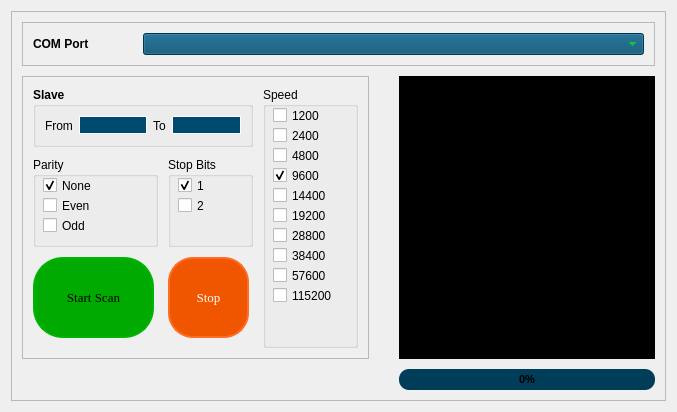
      <widget class="QWidget" name="tab_scan">
       <attribute name="title">
        <string>ModBus Scan</string>
       </attribute>
       <layout class="QHBoxLayout" name="horizontalLayout_3">
        <item>
         <widget class="QFrame" name="frame_5">
          <property name="sizePolicy">
           <sizepolicy hsizetype="Preferred" vsizetype="Preferred">
            <horstretch>0</horstretch>
            <verstretch>0</verstretch>
           </sizepolicy>
          </property>
          <property name="contextMenuPolicy">
           <enum>Qt::NoContextMenu</enum>
          </property>
          <property name="frameShape">
           <enum>QFrame::StyledPanel</enum>
          </property>
          <property name="frameShadow">
           <enum>QFrame::Raised</enum>
          </property>
          <layout class="QGridLayout" name="gridLayout_6">
           <property name="leftMargin">
            <number>10</number>
           </property>
           <property name="topMargin">
            <number>10</number>
           </property>
           <property name="rightMargin">
            <number>10</number>
           </property>
           <property name="bottomMargin">
            <number>10</number>
           </property>
           <property name="spacing">
            <number>10</number>
           </property>
           <item row="1" column="0" rowspan="3">
            <widget class="QFrame" name="frame_7">
             <property name="sizePolicy">
              <sizepolicy hsizetype="Fixed" vsizetype="Fixed">
               <horstretch>0</horstretch>
               <verstretch>0</verstretch>
              </sizepolicy>
             </property>
             <property name="contextMenuPolicy">
              <enum>Qt::NoContextMenu</enum>
             </property>
             <property name="styleSheet">
              <string notr="true"/>
             </property>
             <property name="frameShape">
              <enum>QFrame::StyledPanel</enum>
             </property>
             <property name="frameShadow">
              <enum>QFrame::Raised</enum>
             </property>
             <layout class="QGridLayout" name="gridLayout_5">
              <property name="sizeConstraint">
               <enum>QLayout::SetDefaultConstraint</enum>
              </property>
              <property name="leftMargin">
               <number>10</number>
              </property>
              <property name="topMargin">
               <number>10</number>
              </property>
              <property name="rightMargin">
               <number>10</number>
              </property>
              <property name="bottomMargin">
               <number>10</number>
              </property>
              <property name="spacing">
               <number>10</number>
              </property>
              <item row="1" column="0">
               <widget class="QGroupBox" name="groupBox_parity">
                <property name="minimumSize">
                 <size>
                  <width>0</width>
                  <height>90</height>
                 </size>
                </property>
                <property name="title">
                 <string>Parity</string>
                </property>
                <widget class="QCheckBox" name="check_box_none_3">
                 <property name="geometry">
                  <rect>
                   <x>10</x>
                   <y>20</y>
                   <width>62</width>
                   <height>17</height>
                  </rect>
                 </property>
                 <property name="text">
                  <string>None</string>
                 </property>
                 <property name="checked">
                  <bool>true</bool>
                 </property>
                 <property name="autoRepeat">
                  <bool>false</bool>
                 </property>
                 <property name="autoExclusive">
                  <bool>false</bool>
                 </property>
                 <property name="tristate">
                  <bool>false</bool>
                 </property>
                </widget>
                <widget class="QCheckBox" name="check_box_even_3">
                 <property name="geometry">
                  <rect>
                   <x>10</x>
                   <y>40</y>
                   <width>62</width>
                   <height>17</height>
                  </rect>
                 </property>
                 <property name="text">
                  <string>Even</string>
                 </property>
                </widget>
                <widget class="QCheckBox" name="check_box_odd_3">
                 <property name="geometry">
                  <rect>
                   <x>10</x>
                   <y>60</y>
                   <width>62</width>
                   <height>17</height>
                  </rect>
                 </property>
                 <property name="text">
                  <string>Odd</string>
                 </property>
                </widget>
               </widget>
              </item>
              <item row="0" column="0" colspan="2">
               <widget class="QGroupBox" name="group_box_slave">
                <property name="minimumSize">
                 <size>
                  <width>220</width>
                  <height>60</height>
                 </size>
                </property>
                <property name="font">
                 <font>
                  <weight>75</weight>
                  <bold>true</bold>
                 </font>
                </property>
                <property name="title">
                 <string>Slave</string>
                </property>
                <layout class="QHBoxLayout" name="horizontalLayout_2">
                 <item>
                  <widget class="QLabel" name="lbl_from_3">
                   <property name="font">
                    <font>
                     <weight>50</weight>
                     <bold>false</bold>
                    </font>
                   </property>
                   <property name="text">
                    <string>From</string>
                   </property>
                  </widget>
                 </item>
                 <item>
                  <widget class="QLineEdit" name="etr_slave_from_3">
                   <property name="font">
                    <font>
                     <weight>50</weight>
                     <bold>false</bold>
                    </font>
                   </property>
                   <property name="contextMenuPolicy">
                    <enum>Qt::NoContextMenu</enum>
                   </property>
                   <property name="styleSheet">
                    <string notr="true">QLineEdit {
border: 1px solid rgb(255, 255, 255);
background-color: rgb(0, 74, 109);
color: rgb(4, 255, 0);
}</string>
                   </property>
                   <property name="inputMask">
                    <string/>
                   </property>
                   <property name="text">
                    <string/>
                   </property>
                  </widget>
                 </item>
                 <item>
                  <widget class="QLabel" name="lbl_to_3">
                   <property name="font">
                    <font>
                     <weight>50</weight>
                     <bold>false</bold>
                    </font>
                   </property>
                   <property name="text">
                    <string>To</string>
                   </property>
                  </widget>
                 </item>
                 <item>
                  <widget class="QLineEdit" name="etr_slave_to_3">
                   <property name="font">
                    <font>
                     <weight>50</weight>
                     <bold>false</bold>
                    </font>
                   </property>
                   <property name="contextMenuPolicy">
                    <enum>Qt::NoContextMenu</enum>
                   </property>
                   <property name="styleSheet">
                    <string notr="true">QLineEdit {
border: 1px solid rgb(255, 255, 255);
background-color: rgb(0, 74, 109);
color: rgb(4, 255, 0);
}</string>
                   </property>
                   <property name="inputMask">
                    <string/>
                   </property>
                   <property name="text">
                    <string/>
                   </property>
                  </widget>
                 </item>
                </layout>
               </widget>
              </item>
              <item row="0" column="2" rowspan="4">
               <widget class="QGroupBox" name="groupBox_speeds">
                <property name="minimumSize">
                 <size>
                  <width>95</width>
                  <height>230</height>
                 </size>
                </property>
                <property name="title">
                 <string>Speed</string>
                </property>
                <widget class="QCheckBox" name="checkBox_1202">
                 <property name="geometry">
                  <rect>
                   <x>10</x>
                   <y>20</y>
                   <width>62</width>
                   <height>17</height>
                  </rect>
                 </property>
                 <property name="text">
                  <string>1200</string>
                 </property>
                </widget>
                <widget class="QCheckBox" name="checkBox_2402">
                 <property name="geometry">
                  <rect>
                   <x>10</x>
                   <y>40</y>
                   <width>62</width>
                   <height>17</height>
                  </rect>
                 </property>
                 <property name="text">
                  <string>2400</string>
                 </property>
                </widget>
                <widget class="QCheckBox" name="checkBox_4802">
                 <property name="geometry">
                  <rect>
                   <x>10</x>
                   <y>60</y>
                   <width>62</width>
                   <height>17</height>
                  </rect>
                 </property>
                 <property name="text">
                  <string>4800</string>
                 </property>
                </widget>
                <widget class="QCheckBox" name="checkBox_9602">
                 <property name="geometry">
                  <rect>
                   <x>10</x>
                   <y>80</y>
                   <width>62</width>
                   <height>17</height>
                  </rect>
                 </property>
                 <property name="text">
                  <string>9600</string>
                 </property>
                 <property name="checked">
                  <bool>true</bool>
                 </property>
                </widget>
                <widget class="QCheckBox" name="checkBox_14402">
                 <property name="geometry">
                  <rect>
                   <x>10</x>
                   <y>100</y>
                   <width>62</width>
                   <height>17</height>
                  </rect>
                 </property>
                 <property name="text">
                  <string>14400</string>
                 </property>
                </widget>
                <widget class="QCheckBox" name="checkBox_19202">
                 <property name="geometry">
                  <rect>
                   <x>10</x>
                   <y>120</y>
                   <width>62</width>
                   <height>17</height>
                  </rect>
                 </property>
                 <property name="text">
                  <string>19200</string>
                 </property>
                </widget>
                <widget class="QCheckBox" name="checkBox_28802">
                 <property name="geometry">
                  <rect>
                   <x>10</x>
                   <y>140</y>
                   <width>62</width>
                   <height>17</height>
                  </rect>
                 </property>
                 <property name="text">
                  <string>28800</string>
                 </property>
                </widget>
                <widget class="QCheckBox" name="checkBox_38402">
                 <property name="geometry">
                  <rect>
                   <x>10</x>
                   <y>160</y>
                   <width>62</width>
                   <height>17</height>
                  </rect>
                 </property>
                 <property name="text">
                  <string>38400</string>
                 </property>
                </widget>
                <widget class="QCheckBox" name="checkBox_57602">
                 <property name="geometry">
                  <rect>
                   <x>10</x>
                   <y>180</y>
                   <width>62</width>
                   <height>17</height>
                  </rect>
                 </property>
                 <property name="text">
                  <string>57600</string>
                 </property>
                </widget>
                <widget class="QCheckBox" name="checkBox_115202">
                 <property name="geometry">
                  <rect>
                   <x>10</x>
                   <y>200</y>
                   <width>62</width>
                   <height>17</height>
                  </rect>
                 </property>
                 <property name="text">
                  <string>115200</string>
                 </property>
                </widget>
               </widget>
              </item>
              <item row="1" column="1">
               <widget class="QGroupBox" name="groupBox_s_bits">
                <property name="minimumSize">
                 <size>
                  <width>80</width>
                  <height>0</height>
                 </size>
                </property>
                <property name="title">
                 <string>Stop Bits</string>
                </property>
                <widget class="QCheckBox" name="check_box_sb1_3">
                 <property name="geometry">
                  <rect>
                   <x>10</x>
                   <y>20</y>
                   <width>62</width>
                   <height>17</height>
                  </rect>
                 </property>
                 <property name="text">
                  <string>1</string>
                 </property>
                 <property name="checked">
                  <bool>true</bool>
                 </property>
                </widget>
                <widget class="QCheckBox" name="check_box_sb2_3">
                 <property name="geometry">
                  <rect>
                   <x>10</x>
                   <y>40</y>
                   <width>62</width>
                   <height>17</height>
                  </rect>
                 </property>
                 <property name="text">
                  <string>2</string>
                 </property>
                </widget>
               </widget>
              </item>
              <item row="2" column="1">
               <widget class="QPushButton" name="pushButton_stop_scan">
                <property name="sizePolicy">
                 <sizepolicy hsizetype="Fixed" vsizetype="Fixed">
                  <horstretch>0</horstretch>
                  <verstretch>0</verstretch>
                 </sizepolicy>
                </property>
                <property name="minimumSize">
                 <size>
                  <width>81</width>
                  <height>81</height>
                 </size>
                </property>
                <property name="font">
                 <font>
                  <family>Georgia</family>
                  <pointsize>10</pointsize>
                  <weight>9</weight>
                  <italic>false</italic>
                  <bold>false</bold>
                 </font>
                </property>
                <property name="styleSheet">
                 <string notr="true">QPushButton {
	background-color: rgb(240, 85, 0);
	color: rgb(255, 255, 255);
	border: none;
	border-left: 2px solid rgb(255, 108, 35);
	border-top: 2px solid rgb(255, 108, 35);
	border-right: 2px solid rgb(255, 108, 35);	
	border-bottom: 2px solid rgb(255, 108, 35);
	font: 75 10pt &quot;Georgia&quot;;
	border-radius: 25px;
}

QPushButton:hover {
	background-color: rgb(230, 85, 0);
	border-left: 2px solid rgb(230, 85, 0);
	border-top: 2px solid rgb(230, 85, 0);
	border-right: 2px solid rgb(230, 85, 0);	
	border-bottom: 2px solid rgb(230, 85, 0);
}

QPushButton:pressed {
	background-color: rgb(250, 85, 0);
	border-left: 2px solid rgb(180, 60, 0);
	border-top: 2px solid rgb(180, 60, 0);
	border-right: 2px solid rgb(180, 60, 0);	
	border-bottom: 2px solid rgb(180, 60, 0);
}</string>
                </property>
                <property name="text">
                 <string>Stop</string>
                </property>
               </widget>
              </item>
              <item row="2" column="0">
               <widget class="QPushButton" name="pushButton_scan">
                <property name="sizePolicy">
                 <sizepolicy hsizetype="Fixed" vsizetype="Fixed">
                  <horstretch>0</horstretch>
                  <verstretch>0</verstretch>
                 </sizepolicy>
                </property>
                <property name="minimumSize">
                 <size>
                  <width>121</width>
                  <height>81</height>
                 </size>
                </property>
                <property name="font">
                 <font>
                  <family>Georgia</family>
                  <pointsize>10</pointsize>
                  <weight>9</weight>
                  <italic>false</italic>
                  <bold>false</bold>
                  <strikeout>false</strikeout>
                 </font>
                </property>
                <property name="styleSheet">
                 <string notr="true">QPushButton {
	background-color: rgb(0, 170, 0);
	border: none;
	border-left: 2px solid rgb(0, 180, 0);
	border-top: 2px solid rgb(0, 180, 0);
	border-right: 2px solid rgb(0, 180, 0);	
	border-bottom: 2px solid rgb(0, 180, 0);
	font: 75 10pt &quot;Georgia&quot;;
	color: rgb(0, 0, 0);
	border-radius: 30px;
}

QPushButton:hover {
	background-color: rgb(0, 160, 0);
	border-left: 2px solid rgb(0, 160, 0);
	border-top: 2px solid rgb(0, 160, 0);
	border-right: 2px solid rgb(0, 160, 0);	
	border-bottom: 2px solid rgb(0, 160, 0);
}

QPushButton:pressed {
	background-color: rgb(0, 180, 0);
	border-left: 2px solid rgb(0, 130, 0);
	border-top: 2px solid rgb(0, 130, 0);
	border-right: 2px solid rgb(0, 130, 0);	
	border-bottom: 2px solid rgb(0, 130, 0);
}
</string>
                </property>
                <property name="text">
                 <string>Start Scan</string>
                </property>
               </widget>
              </item>
             </layout>
            </widget>
           </item>
           <item row="0" column="0" colspan="4">
            <widget class="QFrame" name="scan_mb_top_frame">
             <property name="sizePolicy">
              <sizepolicy hsizetype="Preferred" vsizetype="Fixed">
               <horstretch>0</horstretch>
               <verstretch>0</verstretch>
              </sizepolicy>
             </property>
             <property name="frameShape">
              <enum>QFrame::StyledPanel</enum>
             </property>
             <property name="frameShadow">
              <enum>QFrame::Raised</enum>
             </property>
             <layout class="QHBoxLayout" name="horizontalLayout">
              <property name="spacing">
               <number>10</number>
              </property>
              <property name="leftMargin">
               <number>10</number>
              </property>
              <property name="topMargin">
               <number>10</number>
              </property>
              <property name="rightMargin">
               <number>10</number>
              </property>
              <property name="bottomMargin">
               <number>10</number>
              </property>
              <item>
               <widget class="QLabel" name="com_port">
                <property name="minimumSize">
                 <size>
                  <width>100</width>
                  <height>0</height>
                 </size>
                </property>
                <property name="font">
                 <font>
                  <weight>75</weight>
                  <bold>true</bold>
                 </font>
                </property>
                <property name="contextMenuPolicy">
                 <enum>Qt::NoContextMenu</enum>
                </property>
                <property name="text">
                 <string>COM Port</string>
                </property>
               </widget>
              </item>
              <item>
               <widget class="QComboBox" name="comboBox_com_port">
                <property name="sizePolicy">
                 <sizepolicy hsizetype="Expanding" vsizetype="Fixed">
                  <horstretch>0</horstretch>
                  <verstretch>0</verstretch>
                 </sizepolicy>
                </property>
                <property name="contextMenuPolicy">
                 <enum>Qt::NoContextMenu</enum>
                </property>
                <property name="styleSheet">
                 <string notr="true">background-color: rgb(0, 74, 109);
color: rgb(4, 255, 0);</string>
                </property>
               </widget>
              </item>
             </layout>
            </widget>
           </item>
           <item row="4" column="3">
            <widget class="QProgressBar" name="progressBar_">
             <property name="font">
              <font>
               <pointsize>8</pointsize>
               <weight>75</weight>
               <italic>false</italic>
               <bold>true</bold>
               <kerning>true</kerning>
              </font>
             </property>
             <property name="styleSheet">
              <string notr="true">QProgressBar {
	color:rgb(0, 0, 0);
	background-color: rgb(0, 61, 89);
	border-style: none;
	border-radius: 10px;
	text-align: center;
	
}
QProgressBar::chunk {
	border-radius: 10px;
	
	background-color: rgb(0, 255, 0);
		
}


</string>
             </property>
             <property name="value">
              <number>0</number>
             </property>
            </widget>
           </item>
           <item row="1" column="3" rowspan="3">
            <widget class="QTableWidget" name="table_devices">
             <property name="enabled">
              <bool>true</bool>
             </property>
             <property name="sizePolicy">
              <sizepolicy hsizetype="Expanding" vsizetype="Expanding">
               <horstretch>0</horstretch>
               <verstretch>0</verstretch>
              </sizepolicy>
             </property>
             <property name="minimumSize">
              <size>
               <width>200</width>
               <height>0</height>
              </size>
             </property>
             <property name="palette">
              <palette>
               <active>
                <colorrole role="WindowText">
                 <brush brushstyle="SolidPattern">
                  <color alpha="255">
                   <red>255</red>
                   <green>255</green>
                   <blue>255</blue>
                  </color>
                 </brush>
                </colorrole>
                <colorrole role="Button">
                 <brush brushstyle="SolidPattern">
                  <color alpha="255">
                   <red>0</red>
                   <green>0</green>
                   <blue>0</blue>
                  </color>
                 </brush>
                </colorrole>
                <colorrole role="Text">
                 <brush brushstyle="SolidPattern">
                  <color alpha="255">
                   <red>255</red>
                   <green>255</green>
                   <blue>255</blue>
                  </color>
                 </brush>
                </colorrole>
                <colorrole role="ButtonText">
                 <brush brushstyle="SolidPattern">
                  <color alpha="255">
                   <red>255</red>
                   <green>255</green>
                   <blue>255</blue>
                  </color>
                 </brush>
                </colorrole>
                <colorrole role="Base">
                 <brush brushstyle="SolidPattern">
                  <color alpha="255">
                   <red>0</red>
                   <green>0</green>
                   <blue>0</blue>
                  </color>
                 </brush>
                </colorrole>
                <colorrole role="Window">
                 <brush brushstyle="SolidPattern">
                  <color alpha="255">
                   <red>0</red>
                   <green>0</green>
                   <blue>0</blue>
                  </color>
                 </brush>
                </colorrole>
                <colorrole role="PlaceholderText">
                 <brush brushstyle="NoBrush">
                  <color alpha="128">
                   <red>255</red>
                   <green>255</green>
                   <blue>255</blue>
                  </color>
                 </brush>
                </colorrole>
               </active>
               <inactive>
                <colorrole role="WindowText">
                 <brush brushstyle="SolidPattern">
                  <color alpha="255">
                   <red>255</red>
                   <green>255</green>
                   <blue>255</blue>
                  </color>
                 </brush>
                </colorrole>
                <colorrole role="Button">
                 <brush brushstyle="SolidPattern">
                  <color alpha="255">
                   <red>0</red>
                   <green>0</green>
                   <blue>0</blue>
                  </color>
                 </brush>
                </colorrole>
                <colorrole role="Text">
                 <brush brushstyle="SolidPattern">
                  <color alpha="255">
                   <red>255</red>
                   <green>255</green>
                   <blue>255</blue>
                  </color>
                 </brush>
                </colorrole>
                <colorrole role="ButtonText">
                 <brush brushstyle="SolidPattern">
                  <color alpha="255">
                   <red>255</red>
                   <green>255</green>
                   <blue>255</blue>
                  </color>
                 </brush>
                </colorrole>
                <colorrole role="Base">
                 <brush brushstyle="SolidPattern">
                  <color alpha="255">
                   <red>0</red>
                   <green>0</green>
                   <blue>0</blue>
                  </color>
                 </brush>
                </colorrole>
                <colorrole role="Window">
                 <brush brushstyle="SolidPattern">
                  <color alpha="255">
                   <red>0</red>
                   <green>0</green>
                   <blue>0</blue>
                  </color>
                 </brush>
                </colorrole>
                <colorrole role="PlaceholderText">
                 <brush brushstyle="NoBrush">
                  <color alpha="128">
                   <red>255</red>
                   <green>255</green>
                   <blue>255</blue>
                  </color>
                 </brush>
                </colorrole>
               </inactive>
               <disabled>
                <colorrole role="WindowText">
                 <brush brushstyle="SolidPattern">
                  <color alpha="255">
                   <red>255</red>
                   <green>255</green>
                   <blue>255</blue>
                  </color>
                 </brush>
                </colorrole>
                <colorrole role="Button">
                 <brush brushstyle="SolidPattern">
                  <color alpha="255">
                   <red>0</red>
                   <green>0</green>
                   <blue>0</blue>
                  </color>
                 </brush>
                </colorrole>
                <colorrole role="Text">
                 <brush brushstyle="SolidPattern">
                  <color alpha="255">
                   <red>255</red>
                   <green>255</green>
                   <blue>255</blue>
                  </color>
                 </brush>
                </colorrole>
                <colorrole role="ButtonText">
                 <brush brushstyle="SolidPattern">
                  <color alpha="255">
                   <red>255</red>
                   <green>255</green>
                   <blue>255</blue>
                  </color>
                 </brush>
                </colorrole>
                <colorrole role="Base">
                 <brush brushstyle="SolidPattern">
                  <color alpha="255">
                   <red>0</red>
                   <green>0</green>
                   <blue>0</blue>
                  </color>
                 </brush>
                </colorrole>
                <colorrole role="Window">
                 <brush brushstyle="SolidPattern">
                  <color alpha="255">
                   <red>0</red>
                   <green>0</green>
                   <blue>0</blue>
                  </color>
                 </brush>
                </colorrole>
                <colorrole role="PlaceholderText">
                 <brush brushstyle="NoBrush">
                  <color alpha="128">
                   <red>255</red>
                   <green>255</green>
                   <blue>255</blue>
                  </color>
                 </brush>
                </colorrole>
               </disabled>
              </palette>
             </property>
             <property name="contextMenuPolicy">
              <enum>Qt::NoContextMenu</enum>
             </property>
             <property name="styleSheet">
              <string notr="true">QTableWidget {
	background-color: rgb(0, 0, 0);
	color: rgb(255, 255, 255);
	font: 8pt &quot;Terminal&quot;;
}
</string>
             </property>
             <property name="frameShape">
              <enum>QFrame::StyledPanel</enum>
             </property>
             <property name="columnCount">
              <number>2</number>
             </property>
             <attribute name="horizontalHeaderVisible">
              <bool>false</bool>
             </attribute>
             <attribute name="horizontalHeaderCascadingSectionResizes">
              <bool>true</bool>
             </attribute>
             <attribute name="horizontalHeaderMinimumSectionSize">
              <number>90</number>
             </attribute>
             <attribute name="horizontalHeaderDefaultSectionSize">
              <number>90</number>
             </attribute>
             <attribute name="horizontalHeaderHighlightSections">
              <bool>true</bool>
             </attribute>
             <attribute name="horizontalHeaderStretchLastSection">
              <bool>true</bool>
             </attribute>
             <attribute name="verticalHeaderVisible">
              <bool>false</bool>
             </attribute>
             <attribute name="verticalHeaderDefaultSectionSize">
              <number>23</number>
             </attribute>
             <attribute name="verticalHeaderShowSortIndicator" stdset="0">
              <bool>false</bool>
             </attribute>
             <column>
              <property name="text">
               <string>Slave</string>
              </property>
              <property name="textAlignment">
               <set>AlignCenter</set>
              </property>
              <property name="background">
               <color>
                <red>0</red>
                <green>85</green>
                <blue>127</blue>
               </color>
              </property>
              <property name="foreground">
               <brush brushstyle="SolidPattern">
                <color alpha="255">
                 <red>255</red>
                 <green>255</green>
                 <blue>255</blue>
                </color>
               </brush>
              </property>
             </column>
             <column>
              <property name="text">
               <string>speed, s/bits, parity</string>
              </property>
              <property name="toolTip">
               <string notr="true"/>
              </property>
              <property name="whatsThis">
               <string notr="true"/>
              </property>
              <property name="textAlignment">
               <set>AlignHCenter|AlignBottom</set>
              </property>
              <property name="background">
               <color>
                <red>0</red>
                <green>85</green>
                <blue>127</blue>
               </color>
              </property>
              <property name="foreground">
               <brush brushstyle="SolidPattern">
                <color alpha="255">
                 <red>255</red>
                 <green>255</green>
                 <blue>255</blue>
                </color>
               </brush>
              </property>
             </column>
            </widget>
           </item>
          </layout>
         </widget>
        </item>
       </layout>
      </widget>
